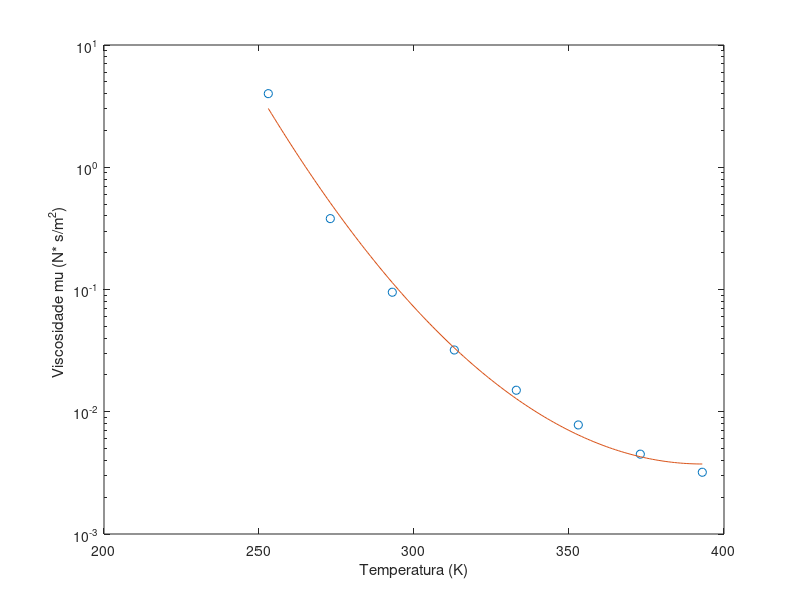

Recreate this plot in MATLAB.
% Aula 07 -  Ajuste de curva
% JESUS, ACFS

%======================================
% Dados de entrada
%======================================
% Temperatura
T = [-20:20:120];

% Viscosidade
mu = [4 0.38 0.095 0.032 0.015 0.0078 0.0045 0.0032];

% S.I.
TK = T + 273;

%======================================
% Determinando o polinômio 
%====================================== 
p = polyfit(TK,log(mu),2)

%====================================== 
% Grafico da solução
%====================================== 
Tplot = 273 + [-20:120];
muplot = exp(p(1)*Tplot.^2 + p(2)*Tplot + p(3));

semilogy(TK,mu,'o',Tplot,muplot)
xlabel('Temperatura (K)');
ylabel(' Viscosidade mu (N* s/m^2)  ');
%title(' Viscosidade em funcao da temperatura');